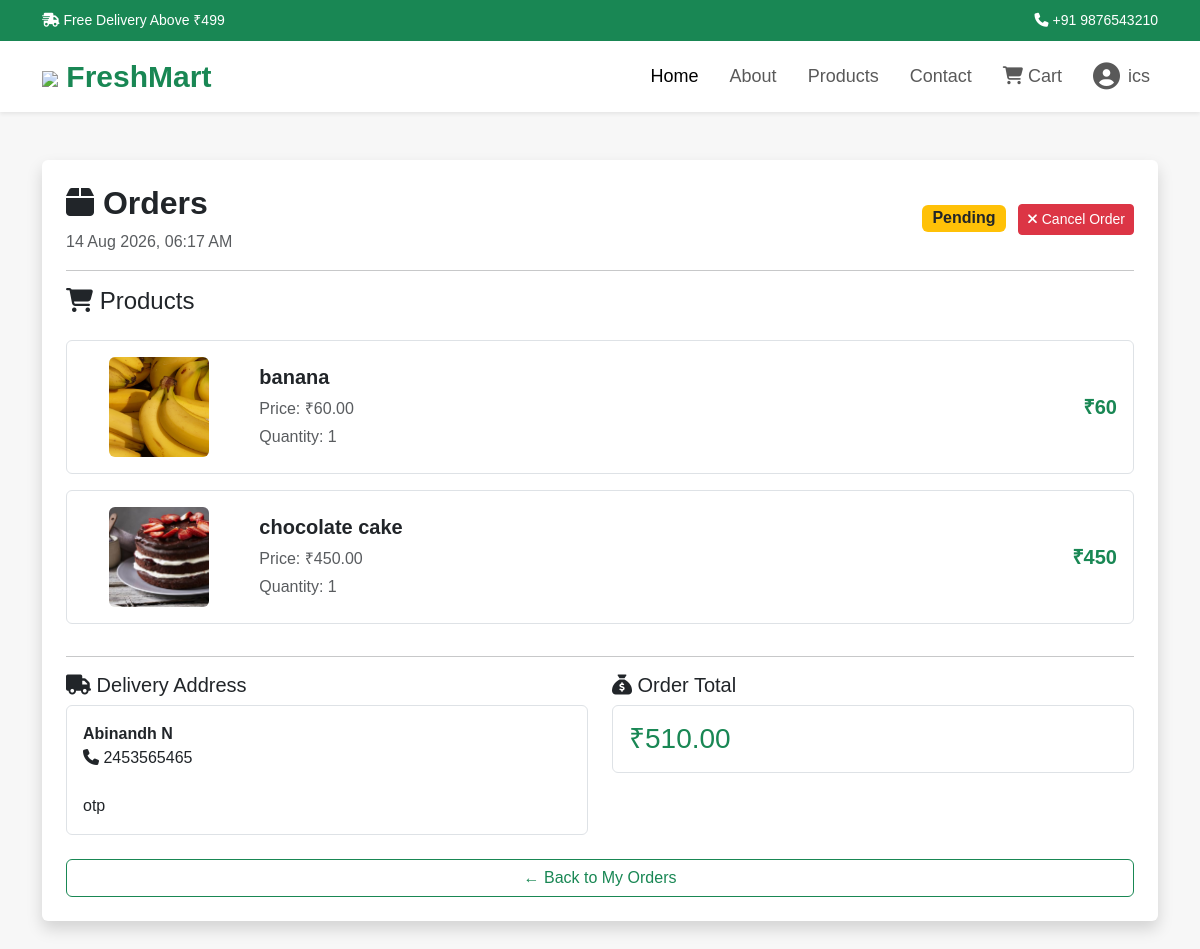
Screenshot of /orders/2/ (signed in) with the database file from the repository.
### accounts/models.py (models this page shows, shortened)
class Order(models.Model):
    STATUS_CHOICES = (
        ("Pending", "Pending"),
        ("Delivered", "Delivered"),
        ("Cancelled", "Cancelled"),
    )
    user = models.ForeignKey(User, on_delete=models.CASCADE)
    full_name = models.CharField(max_length=100)
    phone = models.CharField(max_length=15)
    address = models.TextField()
    total = models.DecimalField(max_digits=10, decimal_places=2)
    status = models.CharField(
        max_length=20,
        choices=STATUS_CHOICES,
        default="Pending"
    )
    created_at = models.DateTimeField(auto_now_add=True)

class OrderItem(models.Model):
    order = models.ForeignKey(
        Order,
        on_delete=models.CASCADE,
        related_name="items"
    )
    product = models.ForeignKey(
        Product,
        on_delete=models.CASCADE
    )
    quantity = models.IntegerField(default=1)
    price = models.DecimalField(
        max_digits=10,
        decimal_places=2
    )

class Product(models.Model):
    category = models.ForeignKey(Category, on_delete=models.CASCADE)
    name = models.CharField(max_length=200)
    image = models.ImageField(upload_to="products")
    description = models.TextField()
    price = models.DecimalField(max_digits=8, decimal_places=2)
    stock = models.IntegerField()
    available = models.BooleanField(default=True)
    created = models.DateTimeField(auto_now_add=True)

### accounts/views.py (the view)
@login_required
def order_details(request, id):
    order = get_object_or_404(
        Order.objects.prefetch_related('items__product'),
        id=id,
        user=request.user
    )
    return render(request, 'order_details.html', {
        'order': order
    })

### accounts/templates/order_details.html (shortened to what this page needs)
{% extends 'base.html' %}
{% block content %}
<div class="container py-5">
    <div class="card shadow border-0">
        <div class="card-body p-4">
            <div class="d-flex justify-content-between
                        align-items-center flex-wrap">
                <div>
                    <h2 class="fw-bold mb-2">
                        <i class="fa-solid fa-box"></i> Orders
                    </h2>
                    <p class="text-muted mb-0">
                        {{ order.created_at|date:"d M Y, h:i A" }}
                    </p>
                </div>
                <div class="mt-3 mt-md-0 text-md-end">
                    {% if order.status == "Pending" %}
                        <span class="badge bg-warning text-dark fs-6">
                            Pending
                        </span>
                        <form method="POST"
                              action="{% url 'cancel_order' order.id %}"
                              class="d-inline ms-2"
                              onsubmit="return confirm('Are you sure you want to cancel this order?');">
                            <button type="submit"
                                    class="btn btn-danger btn-sm">
                                <i class="fa-solid fa-xmark"></i>
                                Cancel Order
                            </button>
                        </form>
                    {% elif order.status == "Delivered" %}
                        <span class="badge bg-success fs-6">
                            Delivered
                        </span>
                    {% elif order.status == "Cancelled" %}
                        <span class="badge bg-danger fs-6">
                            Cancelled
                        </span>
                    {% else %}
                        <span class="badge bg-secondary fs-6">
                            {{ order.status }}
                        </span>
                    {% endif %}
                </div>
            </div>
            <hr>
            <h4 class="mb-4">
                <i class="fa-solid fa-cart-shopping"></i>
                Products
            </h4>
            {% for item in order.items.all %}
            <div class="card border mb-3">
                <div class="card-body">
                    <div class="row align-items-center">
                        <div class="col-4 col-md-2 text-center">
                            {% if item.product.image %}
                            <img
                                src="{{ item.product.image.url }}"
                                alt="{{ item.product.name }}"
                                class="img-fluid rounded"
                                style="
                                    width:100px;
                                    height:100px;
                                    object-fit:cover;
                                "
                            >
                            {% endif %}
                        </div>
                        <div class="col-8 col-md-6">
                            <h5 class="fw-bold">
                                {{ item.product.name }}
                            </h5>
                            <p class="text-muted mb-1">
                                Price:
                                ₹{{ item.price }}
                            </p>
                            <p class="text-muted mb-0">
                                Quantity:
                                {{ item.quantity }}
                            </p>
                        </div>
                        <div class="col-12 col-md-4
                                    text-md-end
                                    mt-3 mt-md-0">
                            <strong class="text-success fs-5">
                                ₹{% widthratio item.price 1 item.quantity %}
                            </strong>
                        </div>
                    </div>
                </div>
            </div>
            {% empty %}
            <div class="alert alert-info">
                No products found for this order.
            </div>
            {% endfor %}
            <hr>
            <div class="row">
                <div class="col-md-6 mb-4">
                    <h5>
                        <i class="fa-solid fa-truck"></i>
                        Delivery Address
                    </h5>
                    <div class="border rounded p-3">
                        <strong>
                            {{ order.full_name }}
                        </strong>
                        <br>
                        <i class="fa-solid fa-phone"></i>
                        {{ order.phone }}
                        <br><br>
                        {{ order.address }}
                    </div>
                </div>
                <div class="col-md-6 mb-4">
                    <h5>
                        <i class="fa-solid fa-sack-dollar"></i>
                        Order Total
                    </h5>
                    <div class="border rounded p-3">
                        <h3 class="text-success mb-0">
                            ₹{{ order.total }}
                        </h3>
                    </div>
                </div>
            </div>
            <a href="{% url 'orders' %}"
               class="btn btn-outline-success">
                ← Back to My Orders
            </a>
        </div>
    </div>
</div>
{% endblock %}

### accounts/templates/base.html (shortened to what this page needs)
{% load static %}
<!DOCTYPE html>
<html lang="en">
<head>
{% load static %}
<link href="https://cdn.jsdelivr.net/npm/bootstrap@5.3.7/dist/css/bootstrap.min.css" rel="stylesheet">
<link rel="stylesheet" href="{% static 'css/style.css' %}">
<link rel="stylesheet"
href="https://cdnjs.cloudflare.com/ajax/libs/font-awesome/6.7.2/css/all.min.css">
</head>
<body>
<div class="top-bar">
<div class="container d-flex justify-content-between">
<div>
<i class="fa-solid fa-truck-fast"></i>
Free Delivery Above ₹499
</div>
<div>
<i class="fa-solid fa-phone"></i>
+91 9876543210
</div>
</div>
</div>
<nav class="navbar navbar-expand-lg navbar-light bg-white shadow-sm sticky-top">
<div class="container">
<a class="navbar-brand fw-bold text-success" href="#">
<img src="{% static 'images/logo.png' %}" width="40">
FreshMart
</a>
<div class="collapse navbar-collapse" id="menu">
<ul class="navbar-nav ms-auto">
    <li class="nav-item">
        <a class="nav-link active"
           href="{% url 'home' %}">
            Home
        </a>
    </li>
    <li class="nav-item">
        <a class="nav-link"
           href="{% url 'home' %}#about">
            About
        </a>
    </li>
    <li class="nav-item">
        <a class="nav-link"
           href="{% url 'home' %}#products">
            Products
        </a>
    </li>
    <li class="nav-item">
        <a class="nav-link"
           href="{% url 'home' %}#contact">
            Contact
        </a>
    </li>
    <li class="nav-item">
        <a class="nav-link"
           href="{% url 'cart' %}">
            <i class="fa-solid fa-cart-shopping"></i>
            Cart
        </a>
    </li>
{% if user.is_authenticated %}
<li class="nav-item">
    <a class="nav-link d-flex align-items-center" href="{% url 'profile' %}">
        <i class="fa-solid fa-circle-user fa-xl me-2"></i>
        {{ user.username }}
    </a>
</li>
{% else %}
<li class="nav-item">
    <a class="nav-link" href="{% url 'login' %}">
        Login
    </a>
</li>
{% endif %}
</ul>
</div>
</div>
</nav>
{% block content %}
{% endblock %}
</body>
</html>

### accounts/static/css/style.css (style rules this page uses)
* { margin:0; padding:0; box-sizing:border-box; font-family:Arial, Helvetica, sans-serif; }
body { background:#f7f7f7; }
.top-bar { background:#198754; color:white; padding:10px; font-size:14px; }
.navbar-brand { font-size:30px; }
.nav-link { font-size:18px; margin-left:15px; }
.card-body { display: flex; flex-direction: column; }
.card-body .btn { margin-top: auto; }

### rows the page displays
Order: created_at "14 Aug 2026, 06:17 AM", full_name "Abinandh N", phone "2453565465", address "otp", total "510.00"
OrderItem: product.image (picture), product.name "banana", price "60.00", quantity "1", price+quantity "60"
OrderItem: product.image (picture), product.name "chocolate cake", price "450.00", quantity "1", price+quantity "450"

### other values shown
{{ user.username }} "ics"
